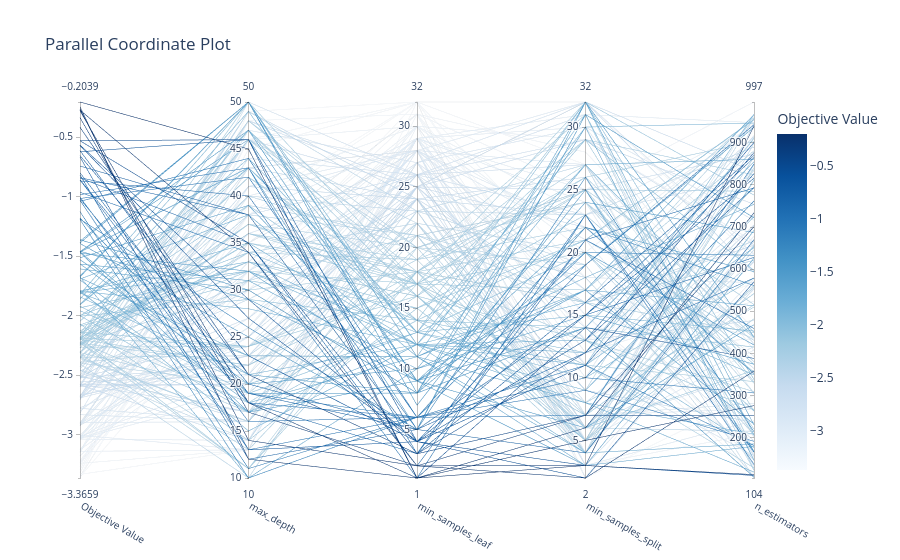

Write notebook code for a chart like this one.
### Code cell
optuna.visualization.plot_parallel_coordinate(study)

### Figure 1 — Plotly figure (JSON) as saved in the notebook; plotly's stock layout.template omitted (floating-point values rounded to 4 significant figures; data arrays with more than 128 entries replaced by an {"elided": "..."} marker saying what was removed)
{"data": [{"dimensions": [{"label": "Objective Value", "range": [-3.366, -0.2039], "values": {"elided": "200 float values"}}, {"label": "max_depth", "range": [10, 50], "values": {"elided": "200 int values"}}, {"label": "min_samples_leaf", "range": [1, 32], "values": {"elided": "200 int values"}}, {"label": "min_samples_split", "range": [2, 32], "values": {"elided": "200 int values"}}, {"label": "n_estimators", "range": [104, 997], "values": {"elided": "200 int values"}}], "labelangle": 30, "labelside": "bottom", "line": {"color": {"elided": "200 float values"}, "colorbar": {"title": {"text": "Objective Value"}}, "colorscale": [[0, "rgb(247,251,255)"], [0.125, "rgb(222,235,247)"], [0.25, "rgb(198,219,239)"], [0.375, "rgb(158,202,225)"], [0.5, "rgb(107,174,214)"], [0.625, "rgb(66,146,198)"], [0.75, "rgb(33,113,181)"], [0.875, "rgb(8,81,156)"], [1, "rgb(8,48,107)"]], "reversescale": false, "showscale": true}, "type": "parcoords"}], "layout": {"title": {"text": "Parallel Coordinate Plot"}}}
